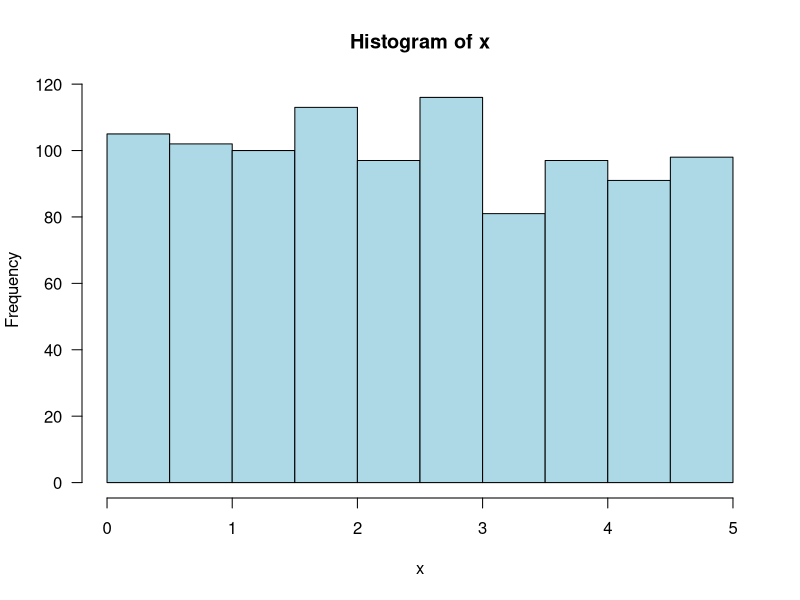

The R script that drew this image:
## ---- chunk 1
runif(n = 1, min = 0, max = 5)
## ---- chunk 2
x <- runif(n = 1000, min = 0, max = 5)
mean(x)
## ---- chunk 3
hist(x, las = 1, col = "lightblue")
## ---- chunk 4
F <- function(x) (x/8) + (3/16)*x^2
## ---- chunk 5
F(1.5) - F(1)
## ---- chunk 6
pnorm(-1)
## ---- chunk 7
pnorm(37, mean = 40, sd = 2)
## ---- chunk 8
pnorm((37-40)/2)
## ---- chunk 9
1 - pnorm(39, mean = 40, sd = 2)
## ---- chunk 10
qnorm(.75)
## ---- chunk 11
qnorm(.75, mean = 40, sd = 2)
## ---- chunk 12
40 + qnorm(.75)*2
## ---- chunk 13
F <- function(x) 0.03*x^2 + 0.05*x
x <- runif(n = 1000, min = 0, max = 5)
F(4) - F(2)
## ---- chunk 14
H <- function(x) 0.02*x^3 + 0.025*x^2
H(5)-H(0) 
## ---- chunk 15
E <- H(5)-H(0)
G <- function(x) .015*(x^4)+(.05/3)*(x^3)
G(5)-G(0)-E^2
## ---- chunk 16
pnorm((1.75-1.25)/0.46) - pnorm((1-1.25)/0.46)
1 - pnorm((2-1.25)/0.46)
# alternatively
pnorm(-(2-1.25)/0.46)
## ---- chunk 17
qnorm(0.995, 5.496, .067)
## ---- chunk 18
# binom distribution calculation
pbinom(10, size = 50, prob = 0.25) 
# normal approximation of binom
pnorm((10 + .5 - 50*.25)/sqrt(50*.25*.75))

